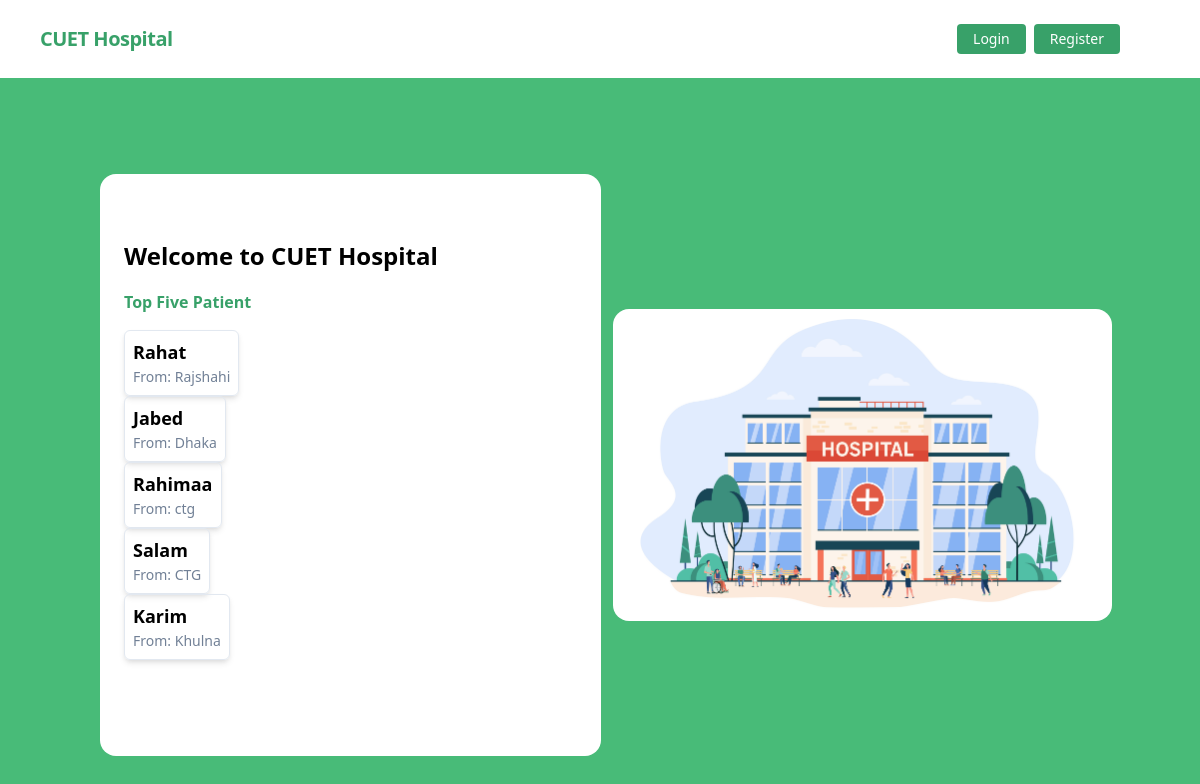
The page / on the database its author committed.
### patients/models.py (models this page shows, shortened)
class PatientAccount(models.Model):
    doctor = models.ForeignKey(DoctorAccount, related_name = 'patient', on_delete=models.CASCADE)
    name = models.CharField(max_length=100)
    age = models.PositiveIntegerField()
    address = models.CharField(max_length=200)
    category = models.CharField(max_length=50, choices=[('Heart', 'Heart Patients'), ('Liver', 'Liver Patients')])

### common/views.py (the view)
# urls.py: path('', HomeView.as_view(), name='home'),
class HomeView(ListView):
    model = PatientAccount
    template_name = 'index.html'
    context_object_name = 'patients'

### common/templates/index.html
{% extends 'base.html' %}
{% load static %}
{% block head_title %}Hospital System{% endblock %} {% block content %}
<div class="container mx-auto flex flex-col md:flex-row items-center my-12 md:my-24">
    <div class="flex flex-col w-full lg:w-1/2 justify-center items-start pt-12 pb-24 px-6 bg-white rounded-2xl bg-opacity-70 mx-3">
        <h1 class="font-bold text-2xl my-4">Welcome to CUET Hospital</h1>
        <p class="leading-normal mb-4 font-semibold text-green-600">
           Top Five Patient
        </p>
        {% for patient in patients|slice:":5" %}
        <ul class="list-none">
            <li class="p-2 border rounded-md shadow-md hover:shadow-lg">
                <span class="text-lg font-semibold">{{ patient.name }}</span>
                <span class="block text-sm text-gray-600">From: {{ patient.address }}</span>
            </li>
        </ul>
        {% empty %}
        <p>No patients found.</p>
        {% endfor %}
    </div>
    <div class="w-full lg:w-1/2 lg:py-6 text-center ">
        <img class ="rounded-2xl" src ="{% static './img/Hospital.jpg' %}"/>
    </div>
</div>
{% endblock %}

### common/templates/base.html (shortened to what this page needs)
{% load static %}
<!DOCTYPE html>
<html lang="en">
    <head>
        <link href="https://unpkg.com/tailwindcss@^1.0/dist/tailwind.min.css" rel="stylesheet">
    </head>
    <body class="bg-green-500">
        {% include 'navbar.html' %}
        {% block body %}
            <div class="lg:container lg:mx-auto" id="main">
                {% block content %}
                {% endblock %}
            </div>
        {% endblock %}
    </body>
</html>

### common/templates/navbar.html (shortened to what this page needs)
<nav class="flex items-center justify-between flex-wrap bg-white p-6 px-10">
    <div class="flex items-center flex-shrink-0 text-white mr-6">
        <span class="font-semibold text-xl tracking-tight text-green-600"><a href="/">CUET Hospital</a></span>
    </div>
    <div class="w-full block flex-grow lg:flex lg:items-center lg:w-auto px-10">
        {% if request.user.is_authenticated %}
        <div class="text-md lg:flex-grow">
            <a href="{% url 'add_patient' %}"  class="mx-2 inline-block font-medium text-sm px-4 py-2 leading-none bg-green-600 rounded text-white border-white hover:border-transparent hover:text-dark hover:bg-red-600 mt-4 lg:mt-0">Add Patient</a>
            <a href="{% url 'patient_list' %}" class="mx-2 inline-block font-medium text-sm px-4 py-2 leading-none bg-green-600 rounded text-white border-white hover:border-transparent hover:text-dark hover:bg-red-600 mt-4 lg:mt-0">Patient List</a>
        </div>
        <div class="flex w-auto">
            <div class="text-green-600 my-auto font-black px-5">Welcome, {{ request.user.username }}  </div>
            <a href="{% url 'logout' %}" class="mx-2 inline-block font-medium text-sm px-4 py-2 leading-none bg-green-600 rounded text-white border-white hover:border-transparent hover:text-white hover:bg-red-700 mt-4 lg:mt-0">Logout</a>
        </div>
    {% else %}
        <div>
            <a href="{% url 'login' %}" class="mr-2 inline-block font-medium text-sm px-4 py-2 leading-none bg-green-600 rounded text-white border-white hover:border-transparent hover:text-white hover:bg-red-700 mt-4 lg:mt-0">Login</a>
        </div>
        <div>
            <a href="{% url 'register' %}" class="inline-block font-medium text-sm px-4 py-2 leading-none bg-green-600 rounded text-white border-white hover:border-transparent hover:text-green-600 hover:bg-white mt-4 lg:mt-0">Register</a>
        </div>
    {% endif %}
    </div>
</nav>

### rows shown on the page
PatientAccount: name "Rahat", address "Rajshahi"
PatientAccount: name "Jabed", address "Dhaka"
PatientAccount: name "Rahimaa", address "ctg"
PatientAccount: name "Salam", address "CTG"
PatientAccount: name "Karim", address "Khulna"
